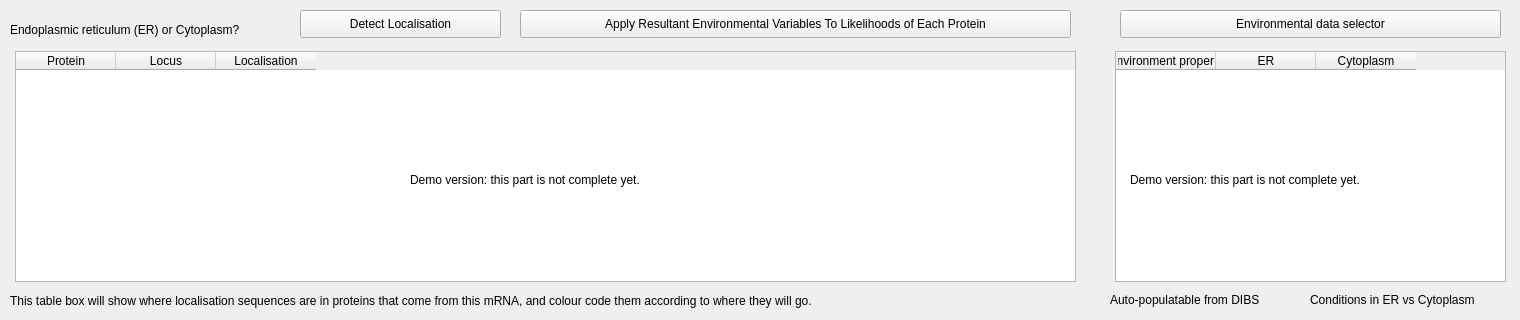
      <widget class="QWidget" name="mRNALocalisation">
       <attribute name="title">
        <string>mRNA Localisation</string>
       </attribute>
       <widget class="QLabel" name="ERorCytoplasm">
        <property name="geometry">
         <rect>
          <x>10</x>
          <y>20</y>
          <width>291</width>
          <height>20</height>
         </rect>
        </property>
        <property name="text">
         <string>Endoplasmic reticulum (ER) or Cytoplasm?</string>
        </property>
       </widget>
       <widget class="QTableWidget" name="tableWidget">
        <property name="geometry">
         <rect>
          <x>15</x>
          <y>51</y>
          <width>1061</width>
          <height>231</height>
         </rect>
        </property>
        <column>
         <property name="text">
          <string>Protein</string>
         </property>
        </column>
        <column>
         <property name="text">
          <string>Locus</string>
         </property>
        </column>
        <column>
         <property name="text">
          <string>Localisation</string>
         </property>
        </column>
       </widget>
       <widget class="QLabel" name="label_3">
        <property name="geometry">
         <rect>
          <x>10</x>
          <y>291</y>
          <width>1011</width>
          <height>20</height>
         </rect>
        </property>
        <property name="text">
         <string>This table box will show where localisation sequences are in proteins that come from this mRNA, and colour code them according to where they will go.</string>
        </property>
       </widget>
       <widget class="QPushButton" name="HighlightERorCytoplasm">
        <property name="geometry">
         <rect>
          <x>300</x>
          <y>10</y>
          <width>201</width>
          <height>28</height>
         </rect>
        </property>
        <property name="text">
         <string>Detect Localisation</string>
        </property>
       </widget>
       <widget class="QPushButton" name="pushButton_2">
        <property name="geometry">
         <rect>
          <x>520</x>
          <y>10</y>
          <width>551</width>
          <height>28</height>
         </rect>
        </property>
        <property name="text">
         <string>Apply Resultant Environmental Variables To Likelihoods of Each Protein</string>
        </property>
       </widget>
       <widget class="QTableWidget" name="tableWidget_2">
        <property name="geometry">
         <rect>
          <x>1115</x>
          <y>51</y>
          <width>391</width>
          <height>231</height>
         </rect>
        </property>
        <column>
         <property name="text">
          <string>Environment property</string>
         </property>
        </column>
        <column>
         <property name="text">
          <string>ER</string>
         </property>
        </column>
        <column>
         <property name="text">
          <string>Cytoplasm</string>
         </property>
        </column>
       </widget>
       <widget class="QPushButton" name="pushButton_3">
        <property name="geometry">
         <rect>
          <x>1120</x>
          <y>10</y>
          <width>381</width>
          <height>28</height>
         </rect>
        </property>
        <property name="text">
         <string>Environmental data selector</string>
        </property>
       </widget>
       <widget class="QLabel" name="label_4">
        <property name="geometry">
         <rect>
          <x>1110</x>
          <y>290</y>
          <width>201</width>
          <height>20</height>
         </rect>
        </property>
        <property name="text">
         <string>Auto-populatable from DIBS</string>
        </property>
       </widget>
       <widget class="QLabel" name="label_5">
        <property name="geometry">
         <rect>
          <x>1310</x>
          <y>290</y>
          <width>201</width>
          <height>20</height>
         </rect>
        </property>
        <property name="text">
         <string>Conditions in ER vs Cytoplasm</string>
        </property>
       </widget>
       <widget class="QLabel" name="label_23">
        <property name="geometry">
         <rect>
          <x>410</x>
          <y>170</y>
          <width>351</width>
          <height>20</height>
         </rect>
        </property>
        <property name="text">
         <string>Demo version: this part is not complete yet.</string>
        </property>
       </widget>
       <widget class="QLabel" name="label_36">
        <property name="geometry">
         <rect>
          <x>1130</x>
          <y>170</y>
          <width>351</width>
          <height>20</height>
         </rect>
        </property>
        <property name="text">
         <string>Demo version: this part is not complete yet.</string>
        </property>
       </widget>
      </widget>
